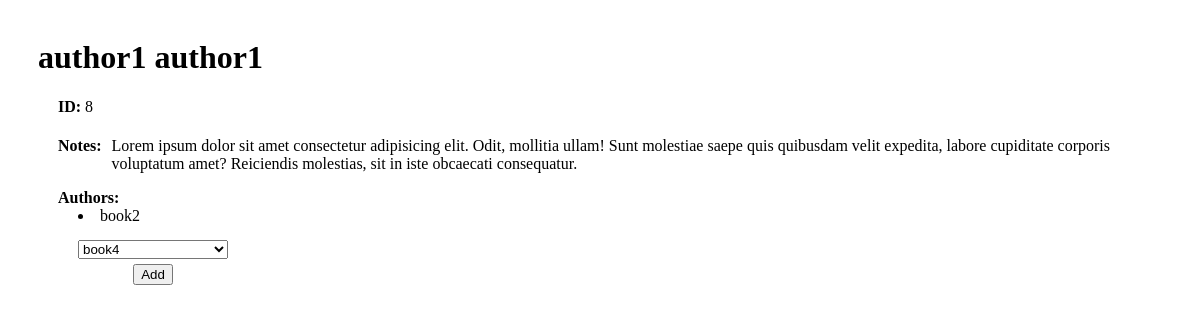
The app's page /authors/8 with its own data.
### books_authors_app/models.py (models this page shows)
class Author(models.Model):
    first_name = models.CharField(max_length=45)
    last_name = models.CharField(max_length=45)
    notes = models.TextField()
    created_at = models.DateTimeField(auto_now_add=True)
    updated_at = models.DateTimeField(auto_now=True)
    books = models.ManyToManyField(Book, related_name="authors")

class Book(models.Model):
    title = models.CharField(max_length=255)
    desc = models.TextField()
    created_at = models.DateTimeField(auto_now_add=True)
    updated_at = models.DateTimeField(auto_now=True)

### books_authors_app/views.py (the view)
# urls.py: path('authors/<int:id>', views.show_author),
def show_author(request, id):
    context = {
        'author': models.get_author(id),
        'unbooks': models.get_unassigned_books(),
    }
    return render(request, 'show_author.html', context)

### books_authors_app/models.py (called while the page is built)
def get_book(book_id):
    return Book.objects.get(id=book_id)

def get_author(author_id):
    return Author.objects.get(id=author_id)

def get_all_books():
    return Book.objects.all()

def get_book_authors(book_id):
    book = get_book(book_id)
    return book.authors.all()

def get_unassigned_books():
    books = get_all_books()
    unassigned_books = []
    for book in books:
        if len(get_book_authors(book.id)) < 1:
            unassigned_books.append(book)
    return unassigned_books

### books_authors_app/templates/show_author.html (shortened to what this page needs)
<!DOCTYPE html>
<html lang="en">
<head>
    {% load static %}
    <link rel="stylesheet" type="text/css" href="{% static 'css/show_author_style.css' %}">
</head>
<body>
    <h1>{{ author.first_name }} {{ author.last_name }}</h1>
    <div id="main_container">
        <p id="author_id"><span id="author_id_title">ID:</span> {{ author.id }}</p>
        <div id="notes_container">
            <p id="author_notes_title">Notes:</p>
            <p id="author_notes">{{ author.notes }}</p>
        </div>
        <li class="main_list_item">Authors:</li>
        {% for book in author.books.all %}
        <li class="list_item">{{ book.title }}</li>
        {% endfor %}
        <div id="add_container">
            <form id="add_form" action="/assign_book_author" method="post">
                <select name="book_id" id="author_id">
                    {% for unbook in unbooks %}
                    <option value="{{ unbook.id }}">{{ unbook.title }}</option>
                    {% endfor %}
                </select>
                <input type="submit" value="Add">
            </form>
        </div>
    </div>
</body>
</html>

### books_authors_app/static/css/show_author_style.css (style rules this page uses)
body { padding: 10px 30px; }
.list_item, #add_form { margin-left: 20px; }
.main_list_item { list-style: none; }
#main_container { margin-left: 20px; }
#notes_container { display: flex; gap: 10px; }
.main_list_item, #author_notes_title, #author_id_title { font-weight: bold; }
#add_container { width: 150px; margin-left: 10px; }
#add_form { margin-top: 15px; display: flex; flex-direction: column; align-items: center; }
#author_id { margin-bottom: 5px; width: 150px; }

### records on screen
Author: first_name "author1", last_name "author1", id "8", notes "Lorem ipsum dolor sit amet consectetur adipisicing elit. Odit, mollitia ullam! Sunt molestiae saepe quis quibusdam velit expedita, labore cupiditate corporis voluptatum amet? Reiciendis molestias, sit in iste obcaecati consequatur."
Book: title "book2"

### other values on screen
form field book_id "book4"
